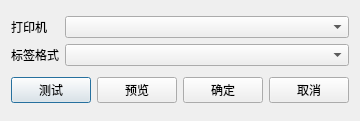
<?xml version="1.0" encoding="UTF-8"?>
<ui version="4.0">
 <class>w_sys_manage_outer_settings_label_win</class>
 <widget class="QDialog" name="w_sys_manage_outer_settings_label_win">
  <property name="geometry">
   <rect>
    <x>0</x>
    <y>0</y>
    <width>314</width>
    <height>121</height>
   </rect>
  </property>
  <property name="windowTitle">
   <string>Dialog</string>
  </property>
  <layout class="QVBoxLayout" name="verticalLayout">
   <item>
    <layout class="QGridLayout" name="gridLayout" columnstretch="0,1,0">
     <item row="0" column="0">
      <widget class="QLabel" name="label">
       <property name="text">
        <string>打印机</string>
       </property>
      </widget>
     </item>
     <item row="0" column="1">
      <widget class="lds_ComboBox" name="comboBox_printerName"/>
     </item>
     <item row="1" column="0">
      <widget class="QLabel" name="label_2">
       <property name="text">
        <string>标签格式</string>
       </property>
      </widget>
     </item>
     <item row="1" column="1">
      <widget class="lds_ComboBox" name="comboBox_labelFormat"/>
     </item>
    </layout>
   </item>
   <item>
    <layout class="QHBoxLayout" name="horizontalLayout_2">
     <item>
      <widget class="lds_toolbar_button" name="pushButton_test">
       <property name="text">
        <string>测试</string>
       </property>
       <property name="outer_stylesheet" stdset="0">
        <string>pushbutton</string>
       </property>
      </widget>
     </item>
     <item>
      <widget class="lds_toolbar_button" name="pushButton_preview">
       <property name="text">
        <string>预览</string>
       </property>
       <property name="outer_stylesheet" stdset="0">
        <string>pushbutton</string>
       </property>
      </widget>
     </item>
     <item>
      <spacer name="horizontalSpacer">
       <property name="orientation">
        <enum>Qt::Horizontal</enum>
       </property>
       <property name="sizeHint" stdset="0">
        <size>
         <width>40</width>
         <height>20</height>
        </size>
       </property>
      </spacer>
     </item>
     <item>
      <widget class="lds_toolbar_button" name="pushButton_ok">
       <property name="text">
        <string>确定</string>
       </property>
       <property name="outer_stylesheet" stdset="0">
        <string>pushbutton</string>
       </property>
      </widget>
     </item>
     <item>
      <widget class="lds_toolbar_button" name="pushButton_cancel">
       <property name="text">
        <string>取消</string>
       </property>
       <property name="outer_stylesheet" stdset="0">
        <string>pushbutton</string>
       </property>
      </widget>
     </item>
    </layout>
   </item>
  </layout>
 </widget>
 <customwidgets>
  <customwidget>
   <class>lds_ComboBox</class>
   <extends>QComboBox</extends>
   <header>lds_combobox.h</header>
  </customwidget>
  <customwidget>
   <class>lds_toolbar_button</class>
   <extends>QPushButton</extends>
   <header>lds_toolbar_button.h</header>
  </customwidget>
 </customwidgets>
 <resources/>
 <connections/>
</ui>
